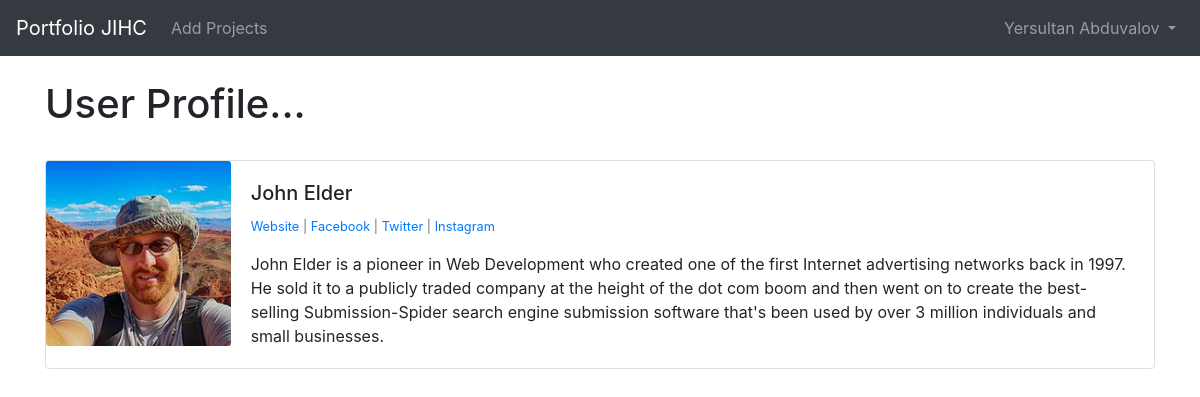
The app's page /members/1/profile/ (signed in) with its own data.
### theblog/models.py (models this page shows, shortened)
class Profile(models.Model):
	user = models.OneToOneField(User, null=True, on_delete=models.CASCADE)
	bio = models.TextField()
	profile_pic = models.ImageField(null=True, blank=True, upload_to="images/profile/")
	website_url = models.CharField(max_length=255, null=True, blank=True)
	facebook_url = models.CharField(max_length=255, null=True, blank=True)
	twitter_url = models.CharField(max_length=255, null=True, blank=True)
	instagram_url = models.CharField(max_length=255, null=True, blank=True)
	pinterest_url = models.CharField(max_length=255, null=True, blank=True)

### members/views.py (the view)
# urls.py: path('<int:pk>/profile/', ShowProfilePageView.as_view(), name='show_profile_page'),
class ShowProfilePageView(DetailView):
	model = Profile
	template_name = 'registration/user_profile.html'
	def get_context_data(self, *args, **kwargs):
		context = super(ShowProfilePageView, self).get_context_data(*args, **kwargs)
		page_user = get_object_or_404(Profile, id=self.kwargs['pk'])
		context["page_user"] = page_user
		return context

### members/templates/registration/user_profile.html (shortened to what this page needs)
{% extends 'base.html' %}
{% load static %}
{% block content %}
<h1>User Profile...</h1>
<br/>
<div class="card mb-3">
  <div class="row no-gutters">
    <div class="col-md-2">
{% if page_user.profile_pic %}
      <img src="{{ page_user.profile_pic.url }}" class="card-img">
{% else %}
	<img src="{% static 'theblog/images/default_profile_pic.png' %}" class="card-img">
{% endif %}
    </div>
    <div class="col-md-10">
      <div class="card-body">
        <h5 class="card-title">
        	{{ page_user.user.first_name }}
			{{ page_user.user.last_name }}
		</h5>
<p class="small text-muted">
	{% if page_user.website_url %}
		 <a href="{{ page_user.website_url }}">  Website</a>
	{% endif %}
	{% if page_user.facebook_url %}
		 | <a href="{{ page_user.facebook_url }}">Facebook</a>
	{% endif %}
	{% if page_user.twitter_url %}
		| <a href="{{ page_user.twitter_url }}">Twitter</a>
	{% endif %}
	{% if page_user.instagram_url %}
		| <a href="{{ page_user.instagram_url }}">Instagram</a>
	{% endif %}
</p>
<p class="card-text">
        	{{ page_user.bio }}
        </p>
      </div>
    </div>
  </div>
</div>
<br/><br/>
{% endblock %}

### theblog/templates/base.html (shortened to what this page needs)
{% load static %}
<!doctype html>
<html lang="en">
  <head>
    <link rel="stylesheet" href="https://stackpath.bootstrapcdn.com/bootstrap/4.4.1/css/bootstrap.min.css">
  </head>
  <body>
    <nav class="navbar navbar-expand-lg navbar-dark bg-dark">
  <a class="navbar-brand" href="{% url 'home' %}">Portfolio JIHC</a>
  <div class="collapse navbar-collapse" id="navbarSupportedContent">
    <ul class="navbar-nav mr-auto">
      {% if user.is_authenticated %}
        <li class="nav-item">
          <a class="nav-link" href="{% url 'add_post' %}">Add Projects</a>
        </li>
      {% endif %}
    </ul>
{% if user.is_authenticated %}
    <ul class="navbar-nav ml-auto">
      <li class="nav-item dropdown">
          <a class="nav-link dropdown-toggle" href="#" id="navbarDropdown" role="button" data-toggle="dropdown" aria-haspopup="true" aria-expanded="false">
            {{ user.first_name }}
            {{ user.last_name }}
          </a>
      </li>
    </ul>
{% endif %}
  </div>
</nav>
    <br/>
    <div class="container">
      {% block content %}
      {% endblock %}
    </div>
  </body>
</html>

### records on screen
Profile: profile_pic (picture), user.first_name "John", user.last_name "Elder", bio "John Elder is a pioneer in Web Development who created one of the first Internet advertising networks back in 1997. He sold it to a publicly traded company at the height of the dot com boom and then went on to create the best-selling Submission-Spider search engine submission software that's been used by over 3 million individuals and small businesses."

### other values on screen
{{ user.first_name }} "Yersultan"
{{ user.last_name }} "Abduvalov"
